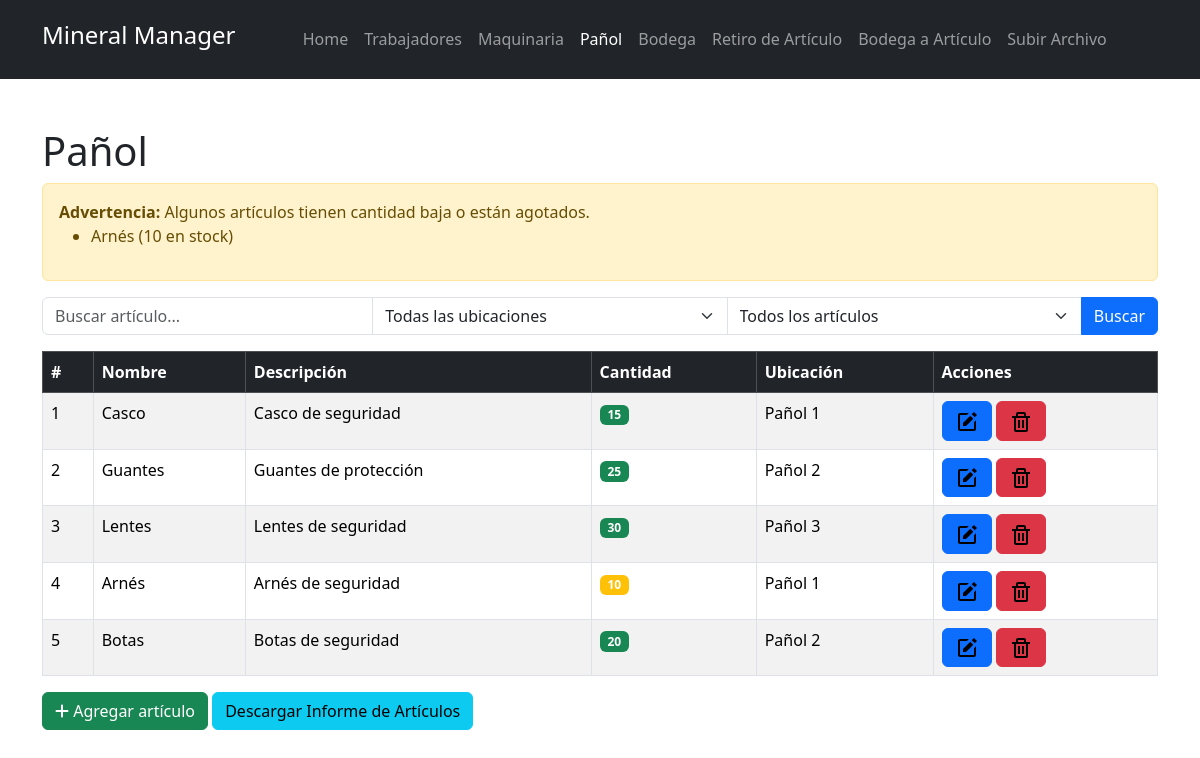
Before: /pañol/ (signed in) with the older database file.
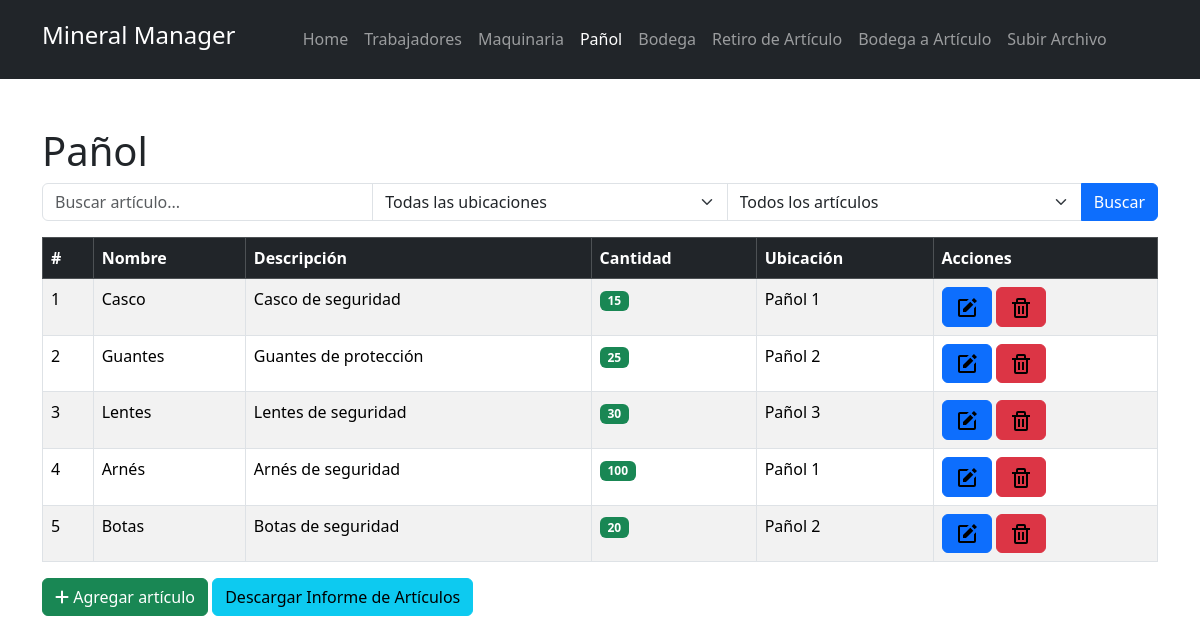
After: the same page with the newer database file.
### MineralApp/models.py (models this page shows, shortened)
class ArticuloPanol(models.Model):
    panol = models.ForeignKey(Panol, on_delete=models.RESTRICT)
    nombre_articulo = models.CharField(max_length=50)
    descripcion_articulo = models.CharField(max_length=2000)
    cantidad = models.IntegerField()

class Panol(models.Model):
    nombre_panol = models.CharField(max_length=50, unique=True)

### MineralApp/forms.py
class ArticuloPanolForm(forms.ModelForm):
    class Meta:
        model = ArticuloPanol
        fields = ['nombre_articulo', 'descripcion_articulo', 'cantidad', 'panol']

### templates/panol.html (shortened to what the changed rows need)
<!doctype html>
<html lang="es">
<head>
    {% load static %}
    <link rel="stylesheet" href="https://cdn.jsdelivr.net/npm/bootstrap@5.3.2/dist/css/bootstrap.min.css">
    <link href="{% static 'CSS/index_style.css' %}" rel="stylesheet" />
    <link href="{% static 'CSS/logout_style.css' %}" rel="stylesheet" />
</head>
<body>
    <main class="container mt-5">
        <h1>Pañol</h1>
        {% if advertencias %}
        <div class="alert alert-warning">
            <strong>Advertencia:</strong> Algunos artículos tienen cantidad baja o están agotados.
            <ul>
                {% for articulo in advertencias %}
                    <li>{{ articulo.nombre_articulo }} ({{ articulo.cantidad }} en stock)</li>
                {% endfor %}
            </ul>
        </div>
        {% endif %}
        <form method="GET" class="form-inline mb-3">
            <div class="input-group">
            </div>
        </form>
        <table class="table table-bordered table-striped mt-3">
            <thead class="table-dark">
                <tr>
                    <th>#</th>
                    <th>Nombre</th>
                    <th>Descripción</th>
                    <th>Cantidad</th>
                    <th>Ubicación</th>
                    <th>Acciones</th>
                </tr>
            </thead>
            <tbody>
                {% for articulo in articulos %}
                <tr>
                    <td>{{ forloop.counter }}</td>
                    <td>{{ articulo.nombre_articulo }}</td>
                    <td>{{ articulo.descripcion_articulo }}</td>
                    <td>
                        {% if articulo.cantidad > 10 %}
                            <span class="badge bg-success">{{ articulo.cantidad }}</span>
                        {% elif articulo.cantidad > 0 %}
                            <span class="badge bg-warning">{{ articulo.cantidad }}</span>
                        {% else %}
                            <span class="badge bg-danger">Agotado</span>
                        {% endif %}
                    </td>
                    <td>{{ articulo.panol.nombre_panol|default:"No asignado" }}</td>
                    <td>
                        <button class="btn btn-primary" data-bs-toggle="modal" data-bs-target="#editModal{{ articulo.id }}">
                        </button>
                        <button class="btn btn-danger" data-bs-toggle="modal" data-bs-target="#deleteModal{{ articulo.id }}">
                            <svg xmlns="http://www.w3.org/2000/svg" width="24" height="24" viewBox="0 0 24 24" style="fill: rgba(0, 0, 0, 1);transform: ;msFilter:;"><path d="M5 20a2 2 0 0 0 2 2h10a2 2 0 0 0 2-2V8h2V6h-4V4a2 2 0 0 0-2-2H9a2 2 0 0 0-2 2v2H3v2h2zM9 4h6v2H9zM8 8h9v12H7V8z"></path><path d="M9 10h2v8H9zm4 0h2v8h-2z"></path></svg>
                        </button>
                    </td>
                </tr>
                {% endfor %}
            </tbody>
        </table>
        <button class="btn btn-success" data-bs-toggle="modal" data-bs-target="#addModal">
            <i class="fas fa-plus"></i> Agregar artículo
        </button>
        <a href="{% url 'descargar_informe' %}" class="btn btn-info">Descargar Informe de Artículos</a>
        </main>
    </body>
    </html>

Changed rows visible on the page:
no longer on one of the page's lists (row edited): ArticuloPanol: nombre_articulo "Arnés", cantidad "10"
changed ArticuloPanol "Arnés": cantidad "10" → "100"
Other visible differences:
text no longer shown: "Advertencia: Algunos artículos tienen cantidad baja o están agotados."
